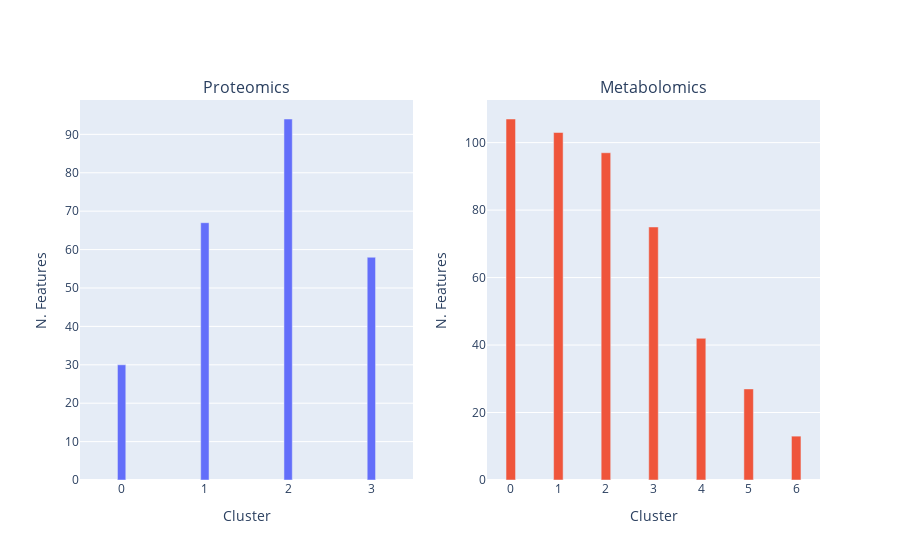

Notebook code for this chart:
### Code cell
# Number of features per cluster

fig = make_subplots(rows=1, cols=2, subplot_titles=['Proteomics', 'Metabolomics'])
fig.add_trace(go.Bar(
    x=[str(i) for i in range(len(qqcom))],
    y=[len(i) for i in qqcom], width=0.1, showlegend=False
), row=1, col=1)

# mmcl = [1,9,10]
fig.add_trace(go.Bar(
    x=[str(i) for i in range(len(mmcom))],
    y=[len(i) for n,i in enumerate(mmcom)], width=0.2, showlegend=False
), row=1, col=2)
fig.update_xaxes(title='Cluster')
fig.update_yaxes(title='N. Features')

fig.show()
with open(file, 'a') as f:
    f.write(fig.to_html(full_html=False, include_plotlyjs='cdn', default_height='50%', default_width='80%'))

### Figure 1 — Plotly figure (JSON) as saved in the notebook; plotly's stock layout.template omitted (floating-point values rounded to 4 significant figures)
{"data": [{"showlegend": false, "type": "bar", "width": 0.1, "x": ["0", "1", "2", "3"], "xaxis": "x", "y": [30, 67, 94, 58], "yaxis": "y"}, {"showlegend": false, "type": "bar", "width": 0.2, "x": ["0", "1", "2", "3", "4", "5", "6"], "xaxis": "x2", "y": [107, 103, 97, 75, 42, 27, 13], "yaxis": "y2"}], "layout": {"annotations": [{"font": {"size": 16}, "showarrow": false, "text": "Proteomics", "x": 0.225, "xanchor": "center", "xref": "paper", "y": 1, "yanchor": "bottom", "yref": "paper"}, {"font": {"size": 16}, "showarrow": false, "text": "Metabolomics", "x": 0.775, "xanchor": "center", "xref": "paper", "y": 1, "yanchor": "bottom", "yref": "paper"}], "xaxis": {"anchor": "y", "domain": [0, 0.45], "title": {"text": "Cluster"}}, "xaxis2": {"anchor": "y2", "domain": [0.55, 1], "title": {"text": "Cluster"}}, "yaxis": {"anchor": "x", "domain": [0, 1], "title": {"text": "N. Features"}}, "yaxis2": {"anchor": "x2", "domain": [0, 1], "title": {"text": "N. Features"}}}}
